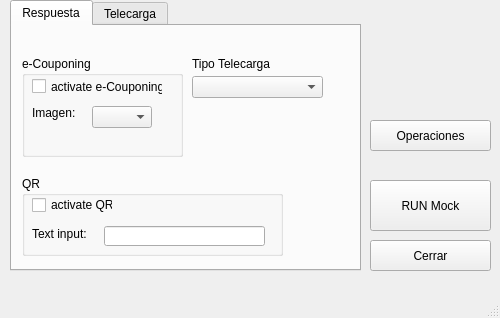
<?xml version="1.0" encoding="UTF-8"?>
<ui version="4.0">
 <class>MainWindow</class>
 <widget class="QMainWindow" name="MainWindow">
  <property name="geometry">
   <rect>
    <x>0</x>
    <y>0</y>
    <width>500</width>
    <height>318</height>
   </rect>
  </property>
  <property name="windowTitle">
   <string>Principal</string>
  </property>
  <widget class="QWidget" name="centralwidget">
   <widget class="QPushButton" name="boton">
    <property name="geometry">
     <rect>
      <x>370</x>
      <y>180</y>
      <width>121</width>
      <height>51</height>
     </rect>
    </property>
    <property name="text">
     <string>RUN Mock</string>
    </property>
   </widget>
   <widget class="QPushButton" name="cerrar">
    <property name="geometry">
     <rect>
      <x>370</x>
      <y>240</y>
      <width>121</width>
      <height>31</height>
     </rect>
    </property>
    <property name="text">
     <string>Cerrar</string>
    </property>
   </widget>
   <widget class="QLabel" name="qled">
    <property name="geometry">
     <rect>
      <x>410</x>
      <y>70</y>
      <width>31</width>
      <height>31</height>
     </rect>
    </property>
    <property name="text">
     <string/>
    </property>
    <property name="pixmap">
     <pixmap>icon/led-red-on.png</pixmap>
    </property>
    <property name="scaledContents">
     <bool>true</bool>
    </property>
   </widget>
   <widget class="QTabWidget" name="tabWidget">
    <property name="geometry">
     <rect>
      <x>10</x>
      <y>0</y>
      <width>351</width>
      <height>271</height>
     </rect>
    </property>
    <property name="currentIndex">
     <number>0</number>
    </property>
    <widget class="QWidget" name="tab">
     <attribute name="title">
      <string>Respuesta</string>
     </attribute>
     <widget class="QGroupBox" name="groupBox_2">
      <property name="geometry">
       <rect>
        <x>10</x>
        <y>30</y>
        <width>161</width>
        <height>101</height>
       </rect>
      </property>
      <property name="title">
       <string>e-Couponing</string>
      </property>
      <widget class="QCheckBox" name="checkEcup">
       <property name="geometry">
        <rect>
         <x>10</x>
         <y>20</y>
         <width>131</width>
         <height>21</height>
        </rect>
       </property>
       <property name="text">
        <string>activate e-Couponing</string>
       </property>
      </widget>
      <widget class="QComboBox" name="EcoupImg">
       <property name="geometry">
        <rect>
         <x>70</x>
         <y>50</y>
         <width>60</width>
         <height>22</height>
        </rect>
       </property>
      </widget>
      <widget class="QLabel" name="label_2">
       <property name="geometry">
        <rect>
         <x>10</x>
         <y>50</y>
         <width>47</width>
         <height>14</height>
        </rect>
       </property>
       <property name="text">
        <string>Imagen: </string>
       </property>
      </widget>
     </widget>
     <widget class="QGroupBox" name="groupBox_3">
      <property name="geometry">
       <rect>
        <x>10</x>
        <y>150</y>
        <width>261</width>
        <height>80</height>
       </rect>
      </property>
      <property name="title">
       <string>QR</string>
      </property>
      <widget class="QCheckBox" name="checkQR">
       <property name="geometry">
        <rect>
         <x>10</x>
         <y>20</y>
         <width>81</width>
         <height>18</height>
        </rect>
       </property>
       <property name="text">
        <string>activate QR</string>
       </property>
      </widget>
      <widget class="QLineEdit" name="textQR">
       <property name="geometry">
        <rect>
         <x>82</x>
         <y>50</y>
         <width>161</width>
         <height>20</height>
        </rect>
       </property>
      </widget>
      <widget class="QLabel" name="label_3">
       <property name="geometry">
        <rect>
         <x>10</x>
         <y>50</y>
         <width>61</width>
         <height>16</height>
        </rect>
       </property>
       <property name="text">
        <string>Text input:</string>
       </property>
      </widget>
     </widget>
     <widget class="QLabel" name="label">
      <property name="geometry">
       <rect>
        <x>180</x>
        <y>30</y>
        <width>81</width>
        <height>16</height>
       </rect>
      </property>
      <property name="text">
       <string>Tipo Telecarga</string>
      </property>
     </widget>
     <widget class="QComboBox" name="TelechargeCombo">
      <property name="geometry">
       <rect>
        <x>180</x>
        <y>50</y>
        <width>131</width>
        <height>22</height>
       </rect>
      </property>
     </widget>
    </widget>
    <widget class="QWidget" name="tab_2">
     <attribute name="title">
      <string>Telecarga</string>
     </attribute>
     <widget class="QGroupBox" name="groupBox">
      <property name="geometry">
       <rect>
        <x>10</x>
        <y>10</y>
        <width>171</width>
        <height>91</height>
       </rect>
      </property>
      <property name="title">
       <string>Tablas</string>
      </property>
      <widget class="QWidget" name="formLayoutWidget">
       <property name="geometry">
        <rect>
         <x>10</x>
         <y>20</y>
         <width>141</width>
         <height>54</height>
        </rect>
       </property>
       <layout class="QFormLayout" name="formLayout">
        <item row="0" column="1">
         <widget class="QPushButton" name="botoncargar">
          <property name="text">
           <string>Cargar Tablas</string>
          </property>
         </widget>
        </item>
        <item row="1" column="1">
         <widget class="QPushButton" name="botonvolcar">
          <property name="text">
           <string>Volcar Tablas</string>
          </property>
         </widget>
        </item>
       </layout>
      </widget>
     </widget>
     <widget class="QGroupBox" name="groupBox_4">
      <property name="geometry">
       <rect>
        <x>10</x>
        <y>100</y>
        <width>331</width>
        <height>141</height>
       </rect>
      </property>
      <property name="title">
       <string>Tabla P</string>
      </property>
      <widget class="QGroupBox" name="groupBox_5">
       <property name="geometry">
        <rect>
         <x>230</x>
         <y>10</y>
         <width>91</width>
         <height>121</height>
        </rect>
       </property>
       <property name="title">
        <string>FTP Credentials</string>
       </property>
       <widget class="QWidget" name="layoutWidget">
        <property name="geometry">
         <rect>
          <x>10</x>
          <y>20</y>
          <width>71</width>
          <height>88</height>
         </rect>
        </property>
        <layout class="QVBoxLayout" name="verticalLayout">
         <item>
          <widget class="QLabel" name="label_7">
           <property name="text">
            <string>Usuario</string>
           </property>
          </widget>
         </item>
         <item>
          <widget class="QLineEdit" name="userftp"/>
         </item>
         <item>
          <widget class="QLabel" name="label_8">
           <property name="text">
            <string>Password</string>
           </property>
          </widget>
         </item>
         <item>
          <widget class="QLineEdit" name="passftp"/>
         </item>
        </layout>
       </widget>
      </widget>
      <widget class="QWidget" name="">
       <property name="geometry">
        <rect>
         <x>12</x>
         <y>24</y>
         <width>208</width>
         <height>111</height>
        </rect>
       </property>
       <layout class="QGridLayout" name="gridLayout">
        <item row="0" column="0">
         <widget class="QLabel" name="label_4">
          <property name="text">
           <string>Versión SW:</string>
          </property>
         </widget>
        </item>
        <item row="0" column="1" colspan="2">
         <widget class="QLineEdit" name="versionsw"/>
        </item>
        <item row="1" column="0">
         <widget class="QLabel" name="label_5">
          <property name="text">
           <string>Hora:</string>
          </property>
         </widget>
        </item>
        <item row="1" column="1">
         <widget class="QTimeEdit" name="horatc"/>
        </item>
        <item row="2" column="0">
         <widget class="QLabel" name="label_6">
          <property name="text">
           <string>Fecha:</string>
          </property>
         </widget>
        </item>
        <item row="2" column="1" colspan="2">
         <widget class="QDateEdit" name="fechatc"/>
        </item>
        <item row="3" column="0" colspan="2">
         <widget class="QCheckBox" name="checkBox_2">
          <property name="text">
           <string>Background</string>
          </property>
         </widget>
        </item>
        <item row="3" column="2">
         <widget class="QCheckBox" name="checkBox_3">
          <property name="text">
           <string>PostProcess</string>
          </property>
         </widget>
        </item>
       </layout>
      </widget>
     </widget>
     <widget class="QCheckBox" name="checkBox">
      <property name="geometry">
       <rect>
        <x>250</x>
        <y>30</y>
        <width>81</width>
        <height>18</height>
       </rect>
      </property>
      <property name="text">
       <string>Background</string>
      </property>
     </widget>
    </widget>
   </widget>
   <widget class="QLabel" name="logo">
    <property name="geometry">
     <rect>
      <x>370</x>
      <y>20</y>
      <width>121</width>
      <height>41</height>
     </rect>
    </property>
    <property name="text">
     <string/>
    </property>
    <property name="pixmap">
     <pixmap>icon/logo_wordline.PNG</pixmap>
    </property>
    <property name="scaledContents">
     <bool>true</bool>
    </property>
   </widget>
   <widget class="QPushButton" name="ver_op">
    <property name="geometry">
     <rect>
      <x>370</x>
      <y>120</y>
      <width>121</width>
      <height>31</height>
     </rect>
    </property>
    <property name="text">
     <string>Operaciones</string>
    </property>
   </widget>
  </widget>
  <widget class="QMenuBar" name="menubar">
   <property name="geometry">
    <rect>
     <x>0</x>
     <y>0</y>
     <width>500</width>
     <height>22</height>
    </rect>
   </property>
  </widget>
  <widget class="QStatusBar" name="statusbar"/>
 </widget>
 <resources/>
 <connections/>
</ui>
